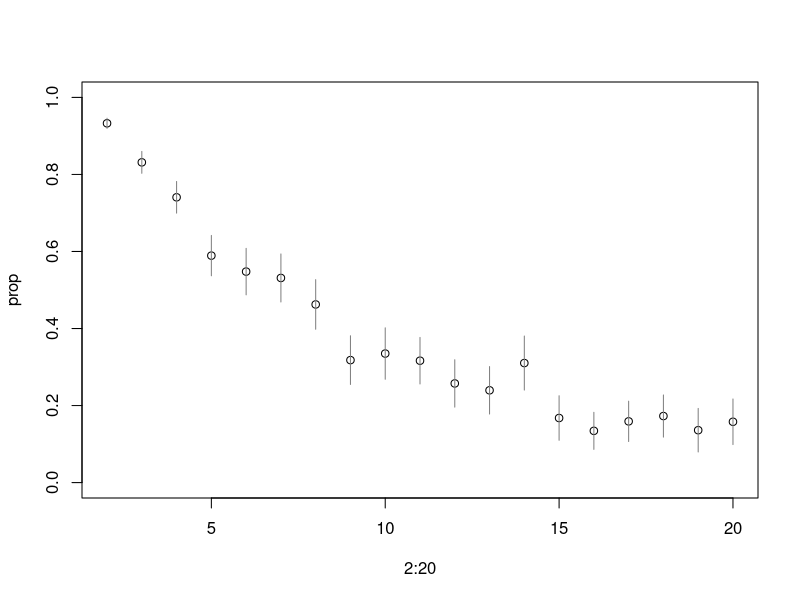
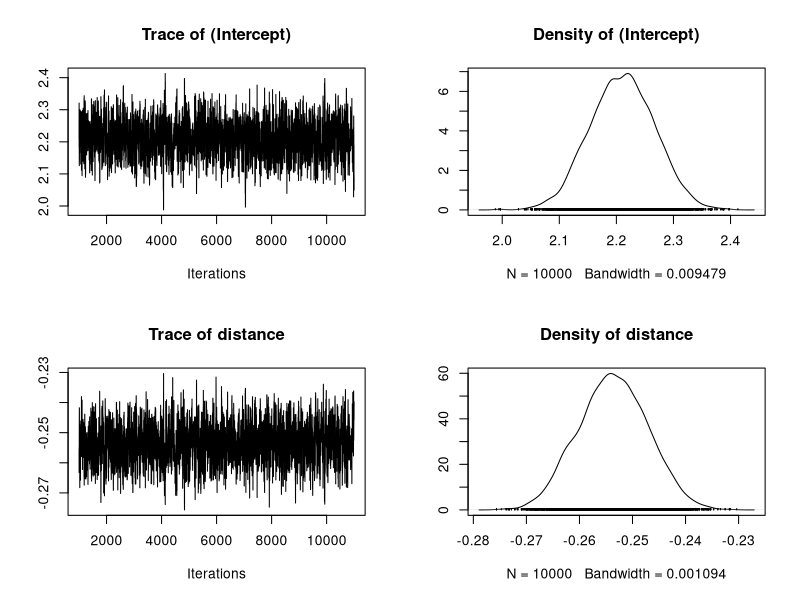
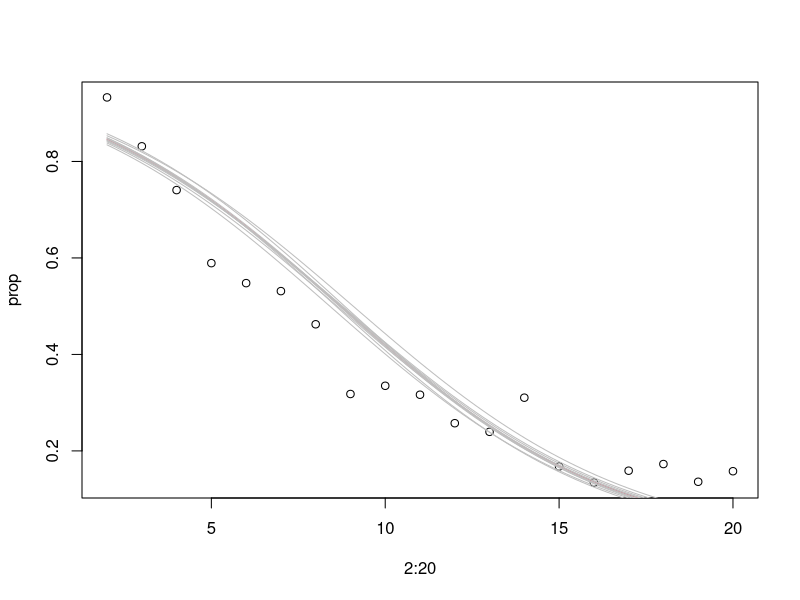
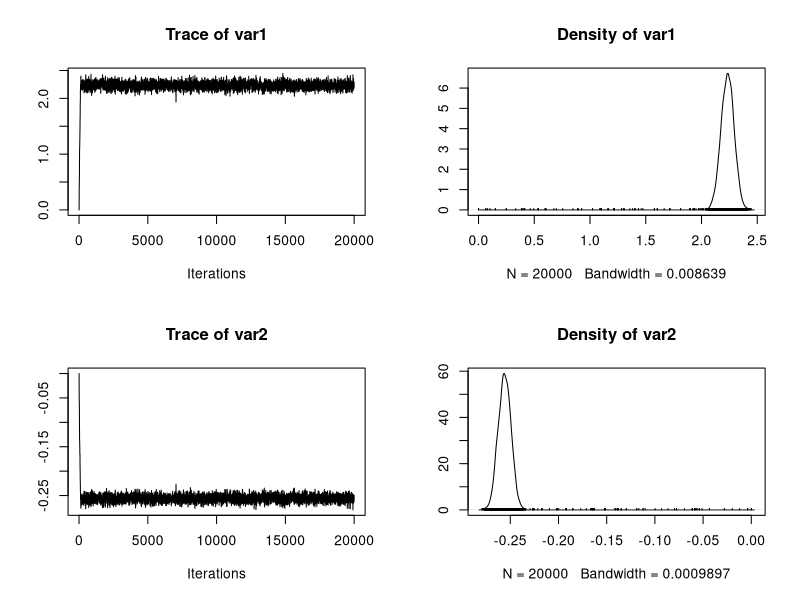
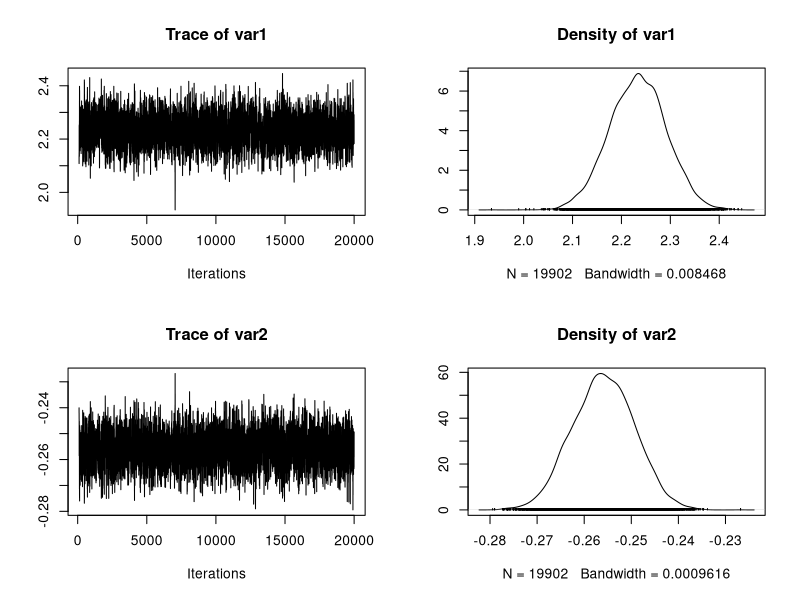
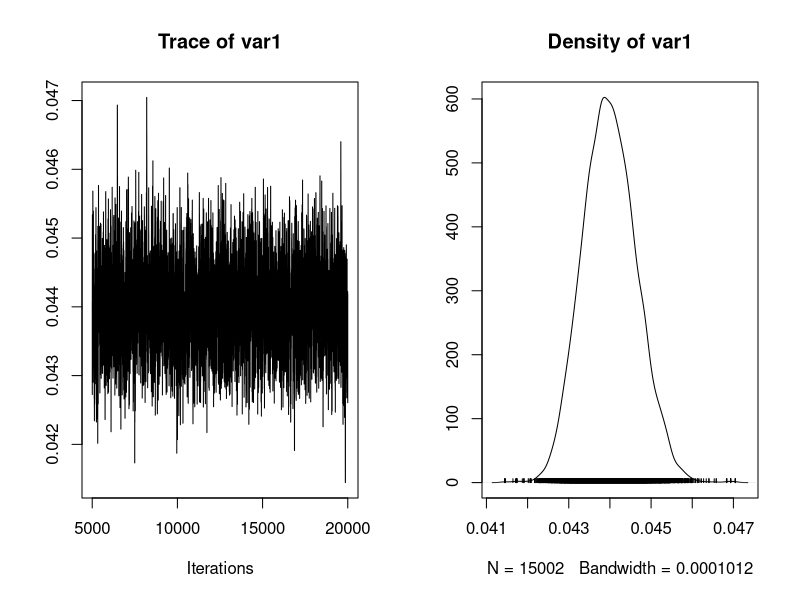
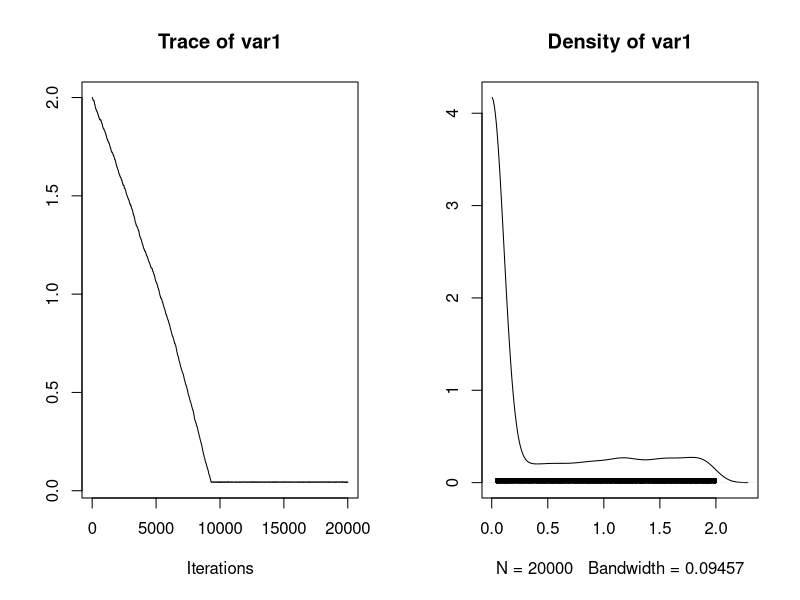
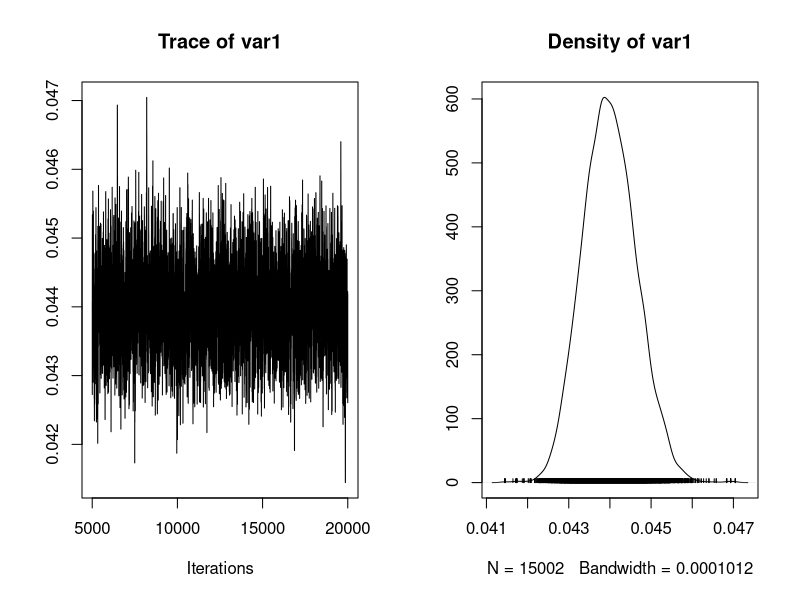

Generate these figures, in order, with R:
# Sheet 2
# Golf data

rm(list=ls())
golf = read.csv("golf2.txt")

# Question 1

tsd = table(golf$success, golf$distance)

n = colSums(tsd)

prop = tsd[2, ] / n
plot(2:20, prop, ylim=c(0,1)) # success probability

# with error bars...
for(i in 1:19){
  lines(c(i+1,i+1), c(prop[i] - 2*sqrt(prop[i] * (1-prop[i]) / n[i]),
                      prop[i] + 2*sqrt(prop[i] * (1-prop[i]) / n[i])), 
        col=gray(.5))
}

# Question 4

# install.packages("MCMCpack")
library(MCMCpack)
m1 = MCMClogit(success ~ distance, data=golf, b0 = 0, B0 = 3)
summary(m1)
plot(m1)
raftery.diag(m1)

summary(glm(success ~ distance, data=golf, family="binomial"))

plot(2:20, prop)
beta0 = mean(m1[,1])
beta1 = mean(m1[, 2])
curve(exp(beta0+beta1*x)/(1+exp(beta0+beta1*x)), add=T, col=2)

# plot several curves from the posterior
nsamp = 100
iter = sample(nrow(m1), 10)
for(i in iter){
  beta0 = m1[i, 1]
  beta1 = m1[i, 2]
  curve(exp(beta0+beta1*x)/(1+exp(beta0+beta1*x)), add=T, col="gray")
}

# Repeat this but by coding the lkd, and using a generic MH function
logpost_glm = function(beta, d=golf){
  y = d$success
  x = d$distance
  p = exp(beta[1] + x*beta[2]) / (1+ exp(beta[1] + x*beta[2]))
  llkd = sum(y * log(p) + (1-y) * log(1-p))
  logprior = 0
  if(is.na(llkd + logprior)) return(-Inf)
  return(llkd + logprior)
}

mh_glm = MCMCmetrop1R(logpost_glm, c(0,0), burnin = 1)
summary(mh_glm)
plot(mh_glm)
raftery.diag(mh_glm)
mh_glm2 = window(mh_glm, start = 100) # remove 100 iterations as burn-in
plot(mh_glm2)

# Part 2
rball = .07
rhole = .177

prob_mod2 = function(sigma, x) 2*pnorm(1/sigma * atan((rhole)/x)) -1
logprior_mod2 = function(sigma) 2* dnorm(sigma, 1, log=T)

logpost_mod2 = function(sigma, d = golf){
  if(sigma<=0) return(-Inf)
  
  p = prob_mod2(sigma, d$distance)
  y = d$success
  llkd = sum(y * log(p) + (1-y) * log(1-p)) 
  logprior = logprior_mod2(sigma)
  if(is.na(llkd + logprior)) return(-Inf)
  return(llkd + logprior)
}

mh0 = MCMCmetrop1R(logpost_mod2, 1, burnin = 1)
summary(mh0)
plot(window(mh0, start=5000))
# change the initial value of the MH
mh0b = MCMCmetrop1R(logpost_mod2, 2, burnin=1)
plot(mh0b)
# we need a different burn-in. Once the burn-in is removed, the outputs are indistinguishable.
plot(window(mh0, start=5e3))
plot(window(mh0b, start=1e4))

# change the tuning parameter
mh1 = MCMCmetrop1R(logpost_mod2, .1, tune=.5, burnin=8000, mcmc=1000)
mh2 = MCMCmetrop1R(logpost_mod2, 1, tune=4, burnin=3000, mcmc=5000)
mh3 = MCMCmetrop1R(logpost_mod2, 1, tune=25, burnin=3000, mcmc=1000)
summary(mh2)
plot(mh3)
plot(mh2)
plot(mh1)

par(mfrow=c(3,1))
acf(mh1) # autocorrelation plots
acf(mh2)
acf(mh3)
effectiveSize(mh1) # effective sample sizes
effectiveSize(mh2)
effectiveSize(mh3)
raftery.diag(mh3)


par(mfrow=c(1,1))
plot(2:20, prop)
beta0 = mean(m1[,1])
beta1 = mean(m1[, 2])
sigma = mean(mh2)
curve(exp(beta0+beta1*x)/(1+exp(beta0+beta1*x)), add=T, col=2)
curve(prob_mod2(sigma, x), add=T, col=4)


pred_glm = exp(beta0+beta1*2:20)/(1+exp(beta0+beta1*2:20))
mean((pred_glm - prop)^2)

pred_mod2 = prob_mod2(sigma, 2:20)
mean((pred_mod2 - prop)^2)


# Question 11: extending the model to allow for some error on both direction and strength
prob_mod3 = function(sigma, x, tau) prob_mod2(sigma, x) * (2*pnorm(3, tau) -1)

logpost_mod3 = function(par, d = golf){
  sigma = par[1]
  tau = par[2]
  if(sigma<=0 | tau <=0) return(-Inf)
  
  p = prob_mod3(sigma, d$distance, tau)
  y = d$success
  llkd = sum(y * log(p) + (1-y) * log(1-p)) 
  logprior = logprior_mod2(sigma) + 2 * dnorm(tau, 1, log=T)
  if(is.na(llkd + logprior)) return(-Inf)
  return(llkd + logprior)
}

mh_mod3 = MCMCmetrop1R(logpost_mod3, c(1,1), tune=3, burnin=4000, mcmc=5000)
plot(mh_mod3)

plot(2:20, prop, ylim=c(0,1)) # success probability

sigma_mod3 = mean(mh_mod3[, 1])
tau_mod3 = mean(mh_mod3[, 2])
curve(prob_mod3(sigma_mod3, x, tau_mod3), add=T, col=5)

pred_mod2 = prob_mod2(sigma, 2:20)
mean((pred_mod2 - prop)^2)
pred_mod3 = prob_mod3(sigma_mod3, 2:20, tau_mod3)
mean((pred_mod3 - prop)^2)
